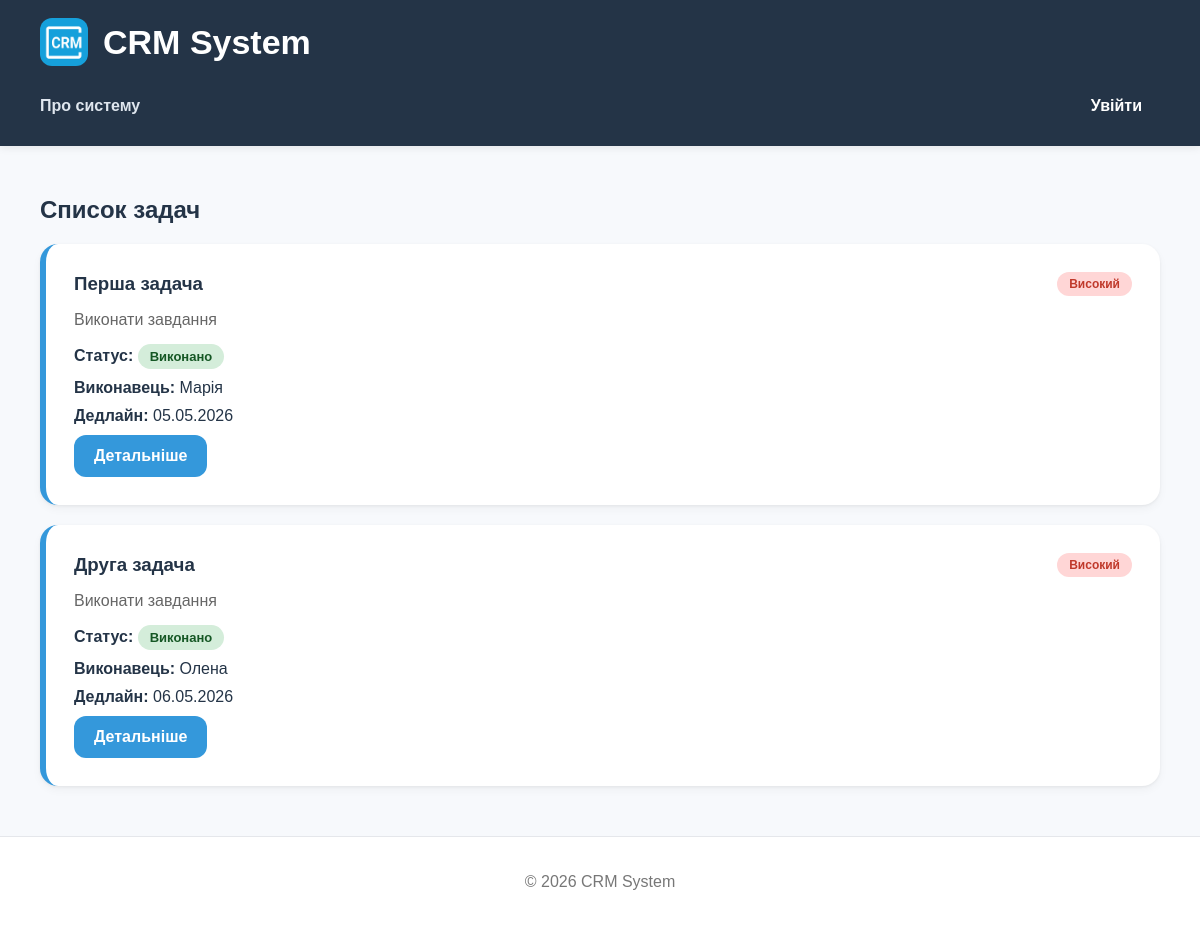
The page /tasks/ on the database as committed earlier.
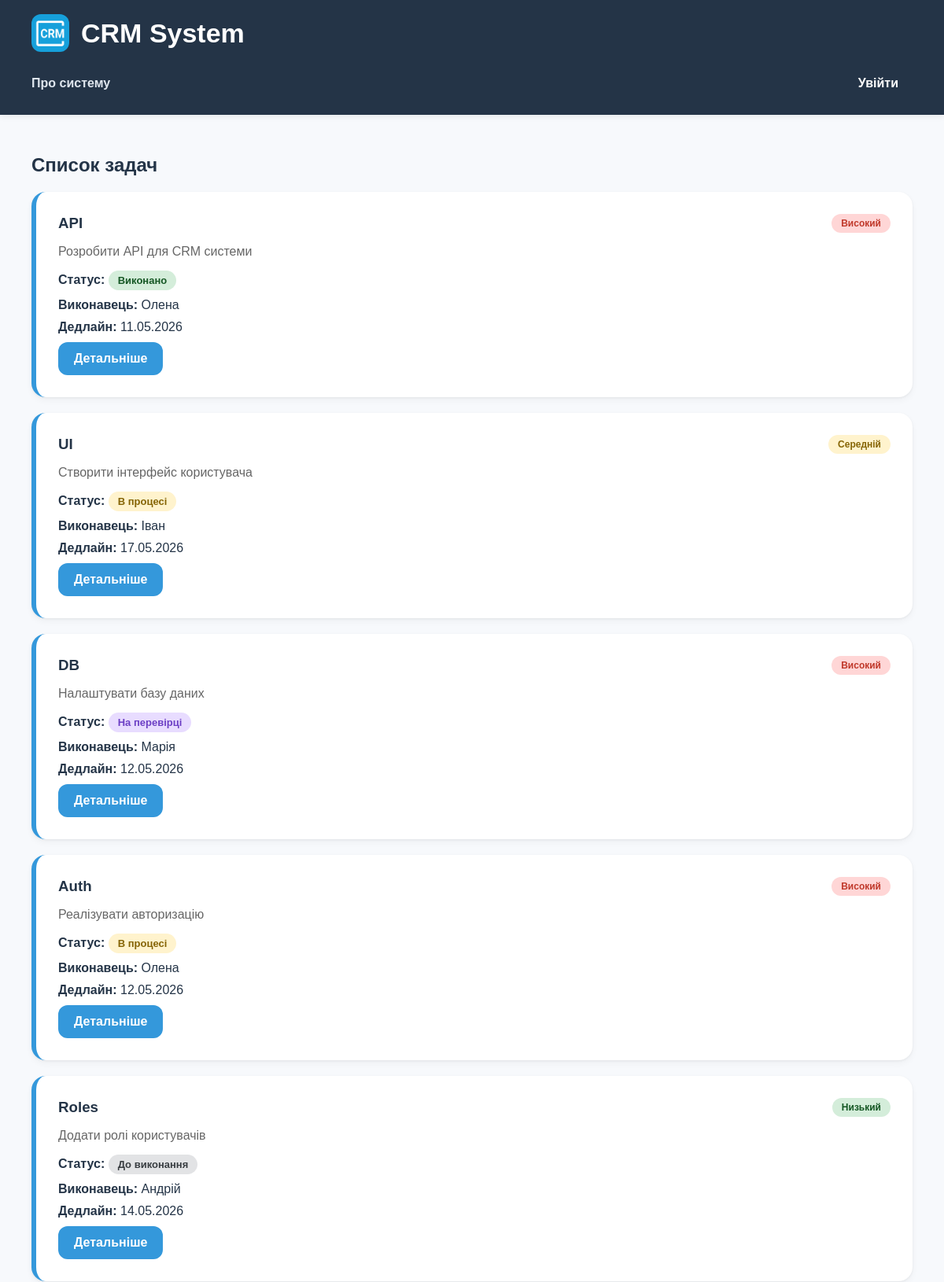
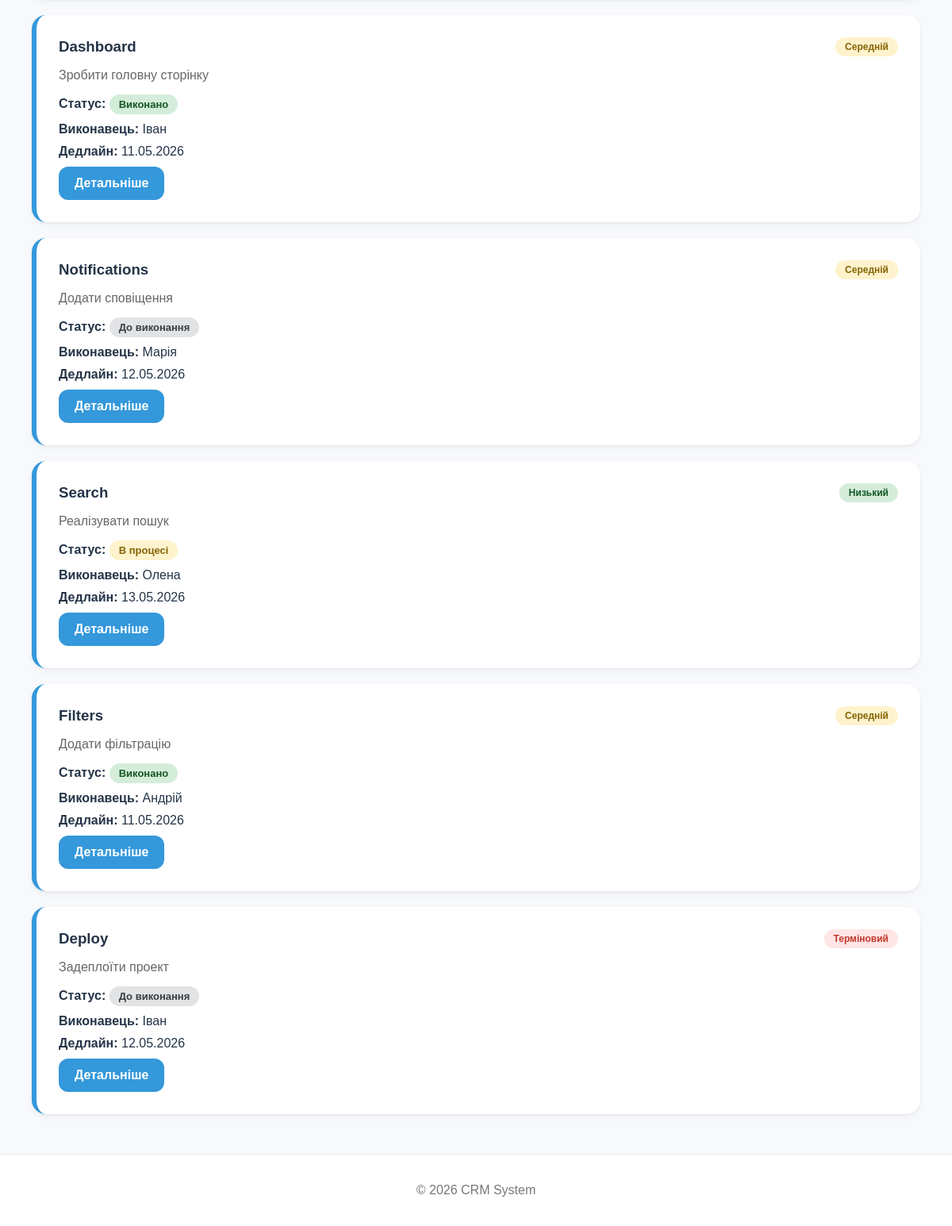
The same page on the database as committed later (2 pictures, top to bottom).
### srm_app/models.py (models this page shows, shortened)
class Task(models.Model):
    STATUS_CHOICES = [
        ('todo', 'До виконання'),
        ('in_progress', 'В процесі'),
        ('review', 'На перевірці'),
        ('done', 'Виконано'),
    ]
    PRIORITY_CHOICES = [
        ('low', 'Низький'),
        ('medium', 'Середній'),
        ('high', 'Високий'),
        ('urgent', 'Терміновий'),
    ]
    title = models.CharField(max_length=255)
    description = models.TextField()
    status = models.CharField(max_length=20, choices=STATUS_CHOICES, default='todo')
    priority = models.CharField(max_length=20, choices=PRIORITY_CHOICES, default='low')
    assignee = models.CharField(max_length=100)
    deadline = models.DateTimeField()
    created_at = models.DateTimeField(auto_now_add=True)

### srm_app/views.py (the view)
# urls.py: path('tasks/', views.task_list, name='task_list'),
def task_list(request):
    status = request.GET.get("status")
    tasks = Task.objects.all()
    if status:
        tasks = tasks.filter(status=status)
    context = {'tasks': tasks}
    return render(request, "srm_app/task_list.html", context)

### srm_app/templates/srm_app/task_list.html (shortened to what this page needs)
{% extends 'srm_app/base.html' %}
{% block content %}
<h2>Список задач</h2>
{% for task in tasks %}
    {% include 'srm_app/includes/task_card.html' %}
{% empty %}
    <p>Немає задач</p>
{% endfor %}
{% endblock %}

### srm_app/templates/srm_app/includes/task_card.html
<div class="card task-card">
    <div class="task-top">
        <h3>{{ task.title }}</h3>
        <span class="priority priority-{{ task.priority }}">
            {{ task.get_priority_display }}
        </span>
    </div>
    <p class="task-description">{{ task.description|truncatewords:10 }}</p>
    <div class="task-info">
        <p>
            <strong>Статус:</strong>
            <span class="task-status status-{{ task.status }}">
                {{ task.get_status_display }}
            </span>
        </p>
        <p><strong>Виконавець:</strong> {{ task.assignee }}</p>
        <p><strong>Дедлайн:</strong> {{ task.deadline|date:"d.m.Y" }}</p>
    </div>
    <a class="btn" href="{% url 'task_detail' task.id %}">Детальніше</a>
</div>

Rows that differ between the two databases and show on the page:
removed Task: title "Перша задача", priority "Високий", description "Виконати завдання", status "Виконано", assignee "Марія", deadline "05.05.2026"
removed Task: title "Друга задача", priority "Високий", description "Виконати завдання", status "Виконано", assignee "Олена", deadline "06.05.2026"
added Task: title "API", priority "Високий", description "Розробити API для CRM системи", status "Виконано", assignee "Олена", deadline "11.05.2026"
added Task: title "UI", priority "Середній", description "Створити інтерфейс користувача", status "В процесі", assignee "Іван", deadline "17.05.2026"
added Task: title "DB", priority "Високий", description "Налаштувати базу даних", status "На перевірці", assignee "Марія", deadline "12.05.2026"
added Task: title "Auth", priority "Високий", description "Реалізувати авторизацію", status "В процесі", assignee "Олена", deadline "12.05.2026"
added Task: title "Roles", priority "Низький", description "Додати ролі користувачів", status "До виконання", assignee "Андрій", deadline "14.05.2026"
added Task: title "Dashboard", priority "Середній", description "Зробити головну сторінку", status "Виконано", assignee "Іван", deadline "11.05.2026"
added Task: title "Notifications", priority "Середній", description "Додати сповіщення", status "До виконання", assignee "Марія", deadline "12.05.2026"
added Task: title "Search", priority "Низький", description "Реалізувати пошук", status "В процесі", assignee "Олена", deadline "13.05.2026"
added Task: title "Filters", priority "Середній", description "Додати фільтрацію", status "Виконано", assignee "Андрій", deadline "11.05.2026"
added Task: title "Deploy", priority "Терміновий", description "Задеплоїти проект", status "До виконання", assignee "Іван", deadline "12.05.2026"
